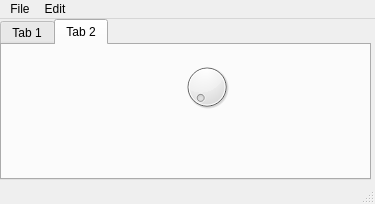
<?xml version="1.0" encoding="UTF-8"?>
<ui version="4.0">
 <class>MainWindow</class>
 <widget class="QMainWindow" name="MainWindow">
  <property name="geometry">
   <rect>
    <x>0</x>
    <y>0</y>
    <width>375</width>
    <height>204</height>
   </rect>
  </property>
  <property name="windowTitle">
   <string>PyQts Designer</string>
  </property>
  <widget class="QWidget" name="centralwidget">
   <widget class="QTabWidget" name="tabWidget">
    <property name="geometry">
     <rect>
      <x>0</x>
      <y>0</y>
      <width>371</width>
      <height>161</height>
     </rect>
    </property>
    <property name="currentIndex">
     <number>1</number>
    </property>
    <widget class="QWidget" name="tab">
     <attribute name="title">
      <string>Tab 1</string>
     </attribute>
     <widget class="QPushButton" name="pushButton">
      <property name="geometry">
       <rect>
        <x>0</x>
        <y>110</y>
        <width>75</width>
        <height>23</height>
       </rect>
      </property>
      <property name="text">
       <string>PushButton</string>
      </property>
     </widget>
    </widget>
    <widget class="QWidget" name="tab_2">
     <attribute name="title">
      <string>Tab 2</string>
     </attribute>
     <widget class="QDial" name="dial">
      <property name="geometry">
       <rect>
        <x>180</x>
        <y>10</y>
        <width>50</width>
        <height>64</height>
       </rect>
      </property>
     </widget>
    </widget>
   </widget>
  </widget>
  <widget class="QMenuBar" name="menubar">
   <property name="geometry">
    <rect>
     <x>0</x>
     <y>0</y>
     <width>375</width>
     <height>21</height>
    </rect>
   </property>
   <widget class="QMenu" name="menuFile">
    <property name="title">
     <string>File</string>
    </property>
    <addaction name="actionNew"/>
    <addaction name="separator"/>
    <addaction name="actionExit"/>
   </widget>
   <widget class="QMenu" name="menuEdit">
    <property name="title">
     <string>Edit</string>
    </property>
   </widget>
   <addaction name="menuFile"/>
   <addaction name="menuEdit"/>
  </widget>
  <widget class="QStatusBar" name="statusbar">
   <property name="statusTip">
    <string>Text in Statusbar</string>
   </property>
  </widget>
  <action name="actionNew">
   <property name="icon">
    <iconset>
     <normaloff>nuevo.png</normaloff>nuevo.png</iconset>
   </property>
   <property name="text">
    <string>New</string>
   </property>
  </action>
  <action name="actionExit">
   <property name="icon">
    <iconset>
     <normaloff>tacha.jpg</normaloff>tacha.jpg</iconset>
   </property>
   <property name="text">
    <string>Exit</string>
   </property>
   <property name="statusTip">
    <string>Click to exit the application </string>
   </property>
   <property name="shortcut">
    <string>Shift+X</string>
   </property>
  </action>
  <action name="actionitem1">
   <property name="text">
    <string>item1</string>
   </property>
  </action>
  <action name="actionitem2">
   <property name="text">
    <string>item2</string>
   </property>
  </action>
 </widget>
 <resources/>
 <connections>
  <connection>
   <sender>actionExit</sender>
   <signal>triggered()</signal>
   <receiver>MainWindow</receiver>
   <slot>close()</slot>
   <hints>
    <hint type="sourcelabel">
     <x>-1</x>
     <y>-1</y>
    </hint>
    <hint type="destinationlabel">
     <x>187</x>
     <y>101</y>
    </hint>
   </hints>
  </connection>
 </connections>
</ui>
